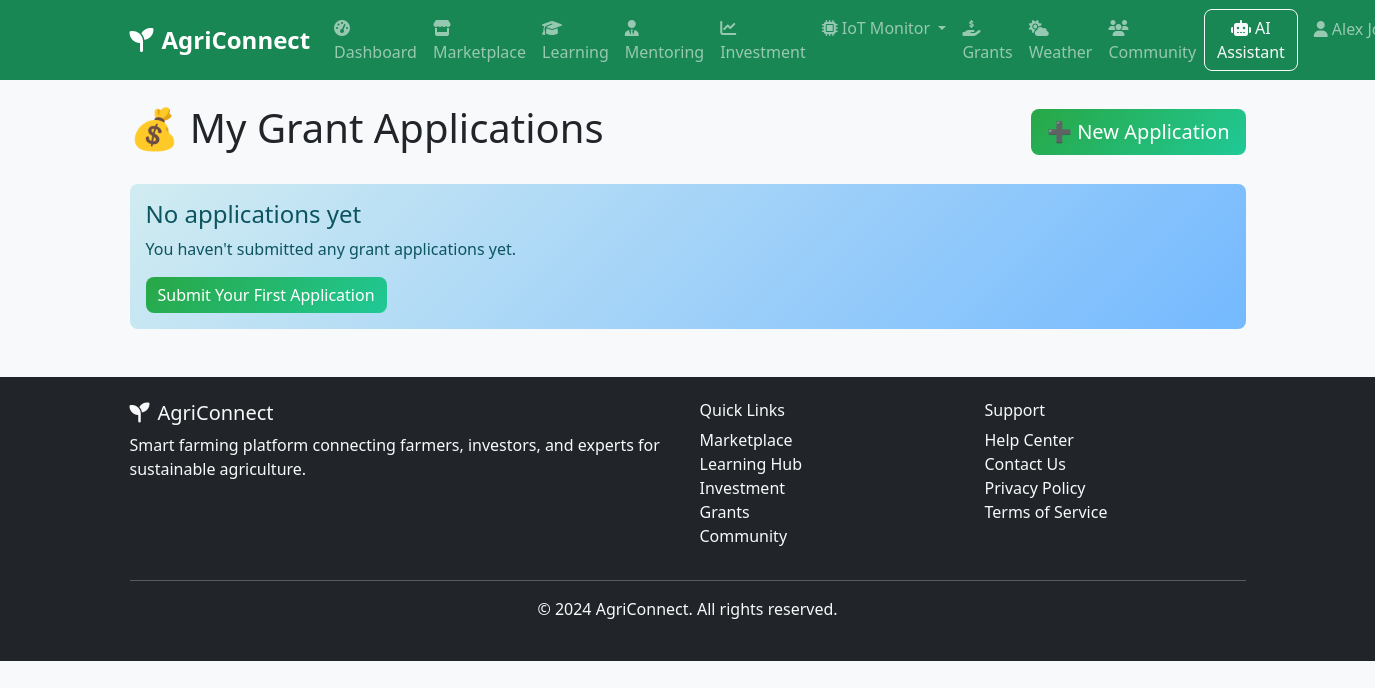
Page /grants (signed in) on the earlier database version.
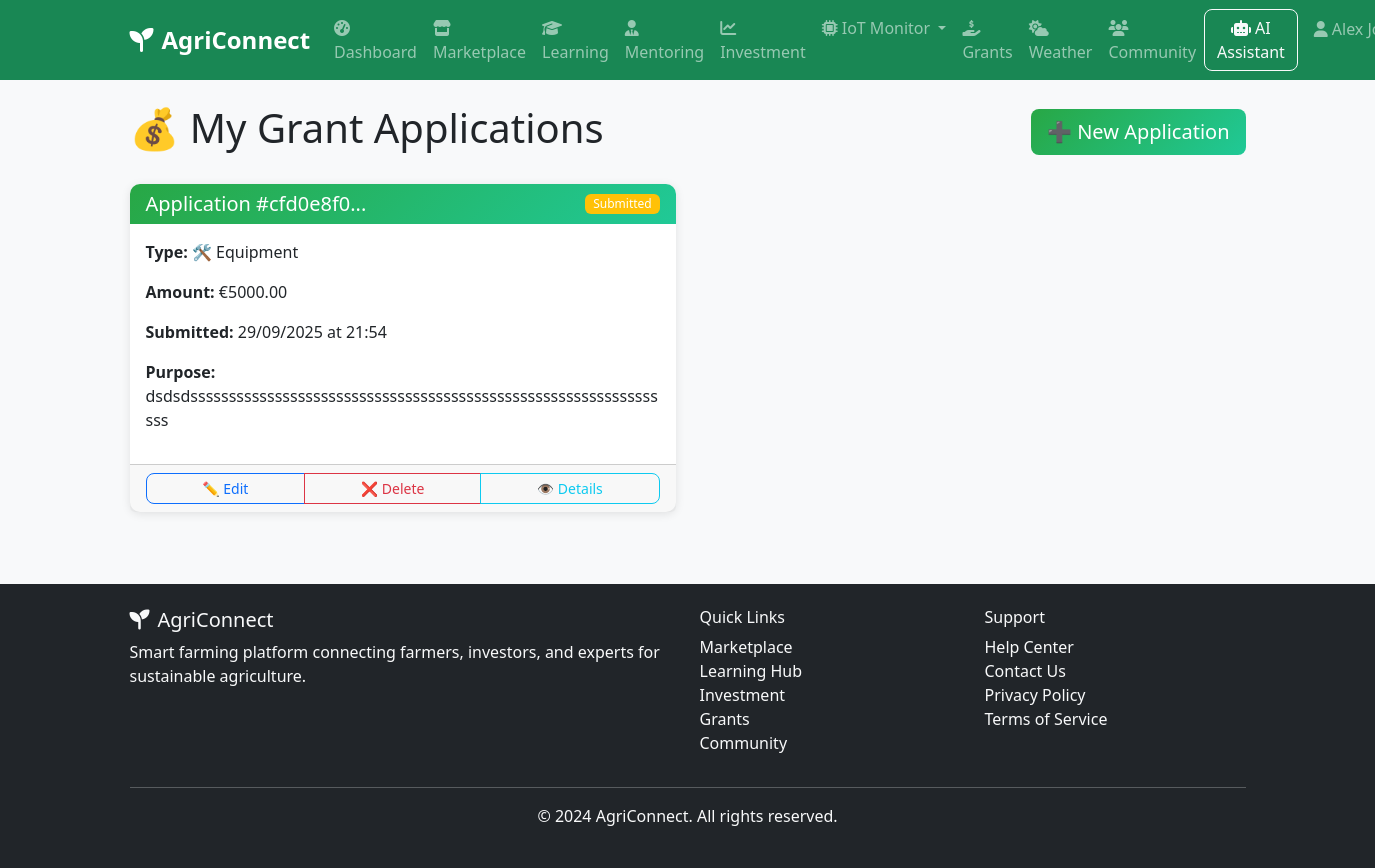
Same page on the later database version.
### app/models/grant.py (models this page shows, shortened)
class GrantApplication(db.Model):
    __tablename__ = 'grant_applications'
    id = db.Column(db.Integer, primary_key=True)
    application_id = db.Column(db.String(36), unique=True, default=lambda: str(uuid.uuid4()))
    user_id = db.Column(db.Integer, db.ForeignKey('users.id'), nullable=False)
    grant_type = db.Column(db.String(50), nullable=False)  # equipment, seeds, infrastructure
    amount_requested = db.Column(db.Float, nullable=False)
    purpose = db.Column(db.Text, nullable=False)
    status = db.Column(db.String(20), default='Submitted')  # Submitted, Under Review, Approved, Rejected
    submission_date = db.Column(db.DateTime, default=datetime.utcnow)
    last_updated = db.Column(db.DateTime, default=datetime.utcnow, onupdate=datetime.utcnow)
    applicant = db.relationship('User', backref='grant_applications')

### app/routes/grant_routes.py (the view)
@grant_bp.route('/grants')
@login_required
def grants_dashboard():
    applications = GrantApplication.query.filter_by(user_id=current_user.id).all()
    return render_template('grants/dashboard.html', applications=applications)

### app/models/user.py (called while the page is built)
    def get_full_name(self):
        return f"{self.first_name} {self.last_name}"

### app/templates/grants/dashboard.html (shortened to what this page needs)
{% extends "base.html" %}
{% block content %}
<div class="container mt-4">
    <div class="d-flex justify-content-between align-items-center mb-4">
        <h1>💰 My Grant Applications</h1>
        <a href="{{ url_for('grant.apply_grant') }}" class="btn btn-success btn-lg">
            ➕ New Application
        </a>
    </div>
    {% if applications %}
    <div class="row">
        {% for app in applications %}
        <div class="col-md-6 mb-4">
            <div class="card">
                <div class="card-header d-flex justify-content-between align-items-center">
                    <h5 class="mb-0">Application #{{ app.application_id[:8] }}...</h5>
                    <span
                        class="badge bg-{% if app.status == 'Approved' %}success{% elif app.status == 'Rejected' %}danger{% else %}warning{% endif %}">
                        {% if app.status == 'Submitted' %}Submitted
                        {% elif app.status == 'Under Review' %}Under Review
                        {% elif app.status == 'Approved' %}Approved
                        {% elif app.status == 'Rejected' %}Rejected
                        {% else %}{{ app.status }}{% endif %}
                    </span>
                </div>
                <div class="card-body">
                    <p><strong>Type:</strong>
                        {% if app.grant_type == 'equipment' %}🛠️ Equipment
                        {% elif app.grant_type == 'seeds' %}🌱 Seeds
                        {% elif app.grant_type == 'infrastructure' %}🏗️ Infrastructure
                        {% elif app.grant_type == 'training' %}📚 Training
                        {% else %}❔ {{ app.grant_type }}{% endif %}
                    </p>
                    <p><strong>Amount:</strong> €{{ "%.2f"|format(app.amount_requested) }}</p>
                    <p><strong>Submitted:</strong> {{ app.submission_date.strftime('%d/%m/%Y at %H:%M') }}</p>
                    <p><strong>Purpose:</strong> {{ app.purpose[:100] }}{% if app.purpose|length > 100 %}...{% endif %}
                    </p>
                </div>
                <div class="card-footer">
                    <div class="btn-group w-100" role="group">
                        {% if app.status == 'Submitted' %}
                        <a href="{{ url_for('grant.edit_application', application_id=app.application_id) }}"
                            class="btn btn-outline-primary btn-sm">
                            ✏️ Edit
                        </a>
                        <button type="button" class="btn btn-outline-danger btn-sm" data-bs-toggle="modal"
                            data-bs-target="#withdrawModal{{ app.id }}">
                            ❌ Delete
                        </button>
                        {% else %}
                        <button class="btn btn-outline-secondary btn-sm" disabled>
                            🔒 Actions unavailable
                        </button>
                        {% endif %}
                        <a href="{{ url_for('grant.view_application', application_id=app.application_id) }}"
                            class="btn btn-outline-info btn-sm">
                            👁️ Details
                        </a>
                    </div>
                </div>
            </div>
        </div>
        {% endfor %}
    </div>
    {% else %}
    <div class="alert alert-info">
        <h4>No applications yet</h4>
        <p>You haven't submitted any grant applications yet.</p>
        <a href="{{ url_for('grant.apply_grant') }}" class="btn btn-success">Submit Your First Application</a>
    </div>
    {% endif %}
</div>
{% endblock %}

Differences in the rows shown:
added GrantApplication: application_id "cfd0e8f0", status "Submitted", grant_type "🛠️ Equipment", amount_requested "5000.00", submission_date "29/09/2025 at 21:54", purpose "dsdsdssssssssssssssssssssssssssssssssssssssssssssssssssssssssssssssss"
Other differences:
text no longer shown: "No applications yet You haven't submitted any grant applications yet. Submit Your First Application"
